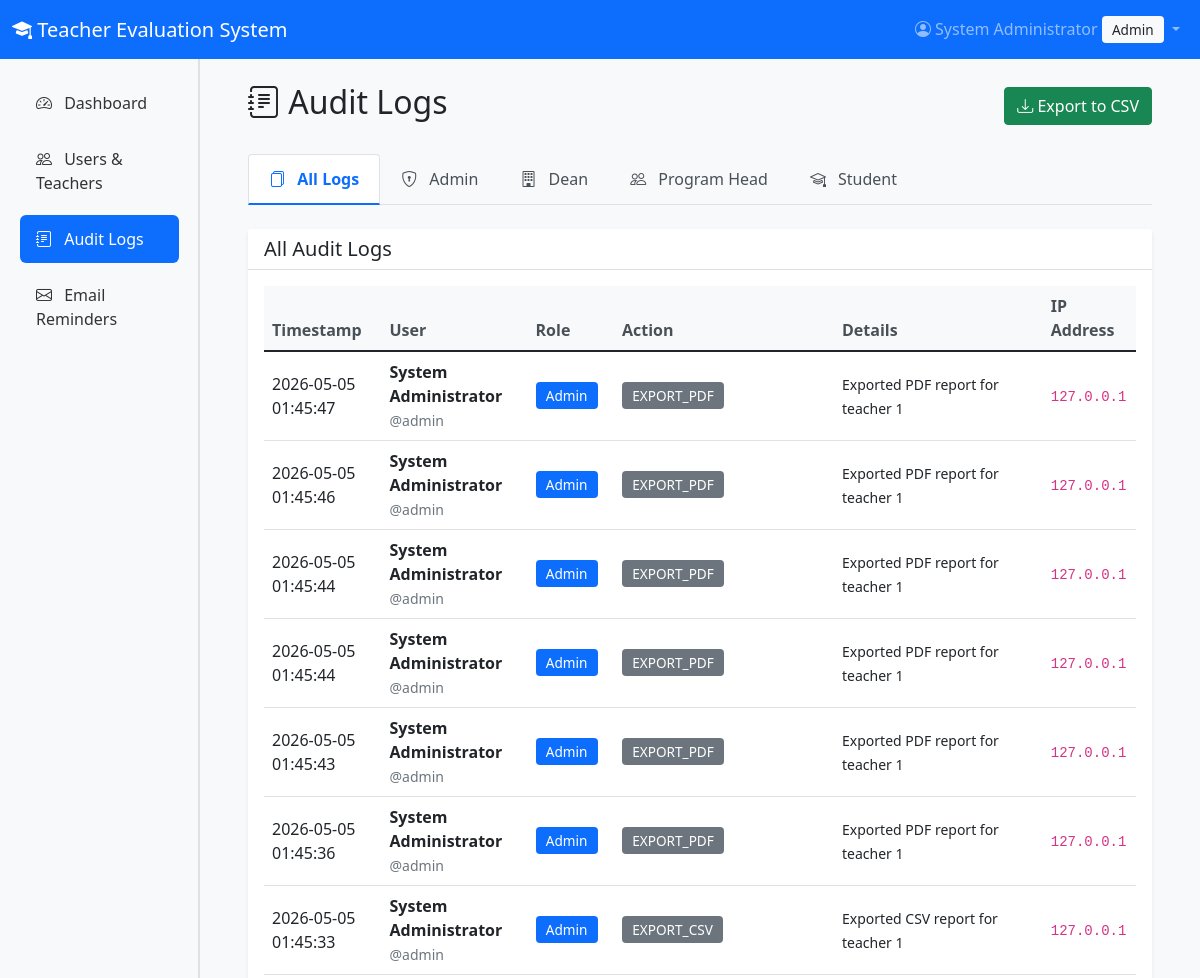
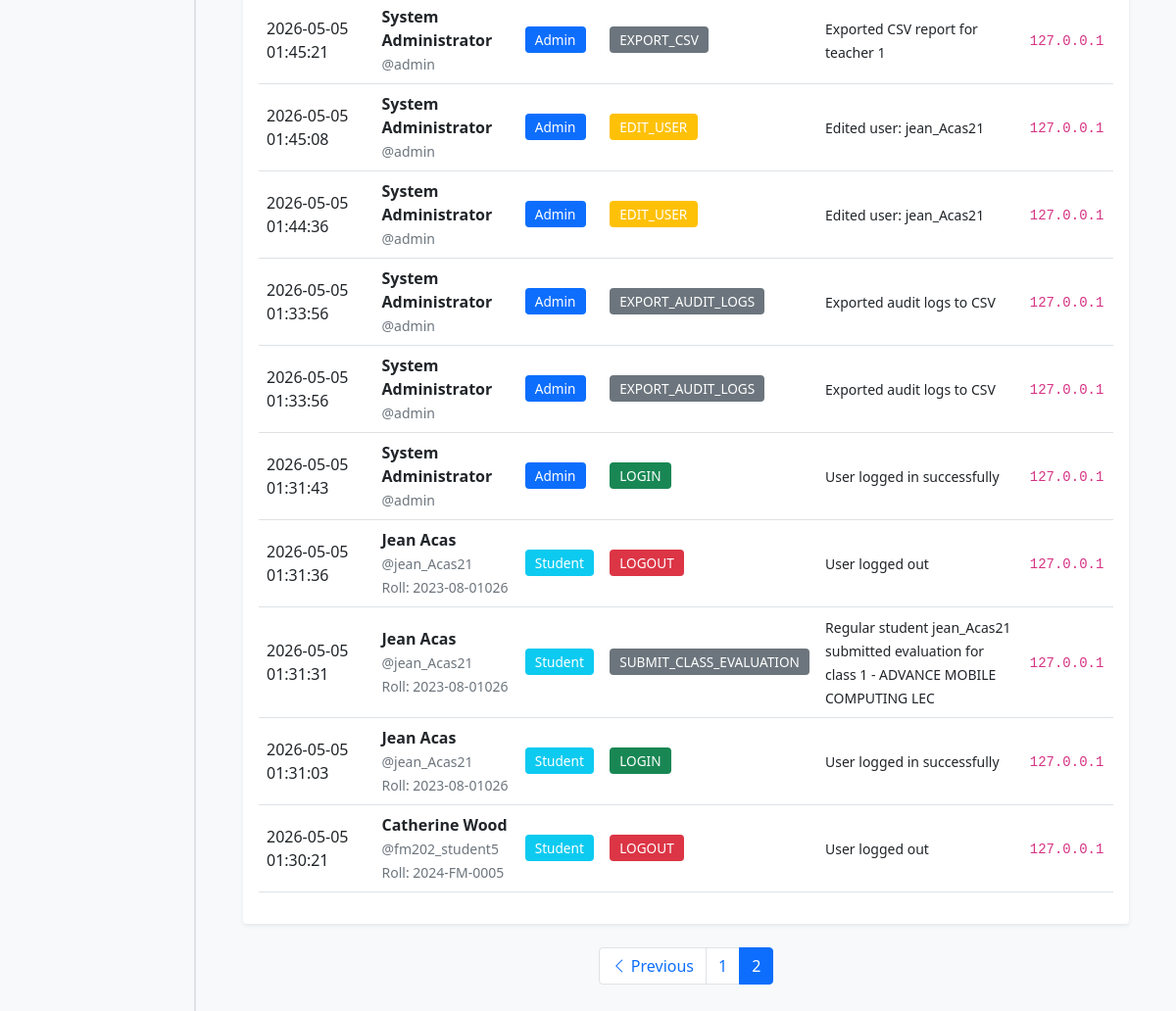
/admin/audit-logs?page=2 (signed in), run on the app's committed database (2 pictures, top to bottom).
### models.py (models this page shows, shortened)
class User(UserMixin, db.Model):
    __tablename__ = 'users'
    id = db.Column(db.Integer, primary_key=True)
    username = db.Column(db.String(80), unique=True, nullable=False)
    email = db.Column(db.String(120), unique=True, nullable=False)
    password_hash = db.Column(db.String(200), nullable=False)
    role = db.Column(db.String(50), nullable=False)  # student, program_head, dean, admin
    full_name = db.Column(db.String(100), nullable=False)
    department = db.Column(db.String(100))
    is_active = db.Column(db.Boolean, default=True)
    created_at = db.Column(db.DateTime, default=datetime.utcnow)
    roll_number = db.Column(db.String(20), unique=True)
    program = db.Column(db.String(100))
    semester = db.Column(db.Integer)
    is_irregular = db.Column(db.Boolean, default=False)  # ADDED: Regular/Irregular student
    evaluations_given = db.relationship('Evaluation', foreign_keys='Evaluation.evaluator_id',
                                      backref='evaluator', lazy=True)
    audit_logs = db.relationship('AuditLog', backref='user', lazy=True)
    enrollments = db.relationship('Enrollment', backref='student', lazy=True)
    class_evaluations = db.relationship('ClassEvaluation', backref='evaluator', lazy=True)

class AuditLog(db.Model):
    __tablename__ = 'audit_logs'
    id = db.Column(db.Integer, primary_key=True)
    user_id = db.Column(db.Integer, db.ForeignKey('users.id'), nullable=False)
    action = db.Column(db.String(200), nullable=False)
    details = db.Column(db.Text)
    ip_address = db.Column(db.String(50))
    timestamp = db.Column(db.DateTime, default=datetime.utcnow)

### app.py (the view)
@app.route('/admin/audit-logs')
@login_required
@role_required('admin')
def audit_logs():
    page = request.args.get('page', 1, type=int)
    per_page = 50
    logs = AuditLog.query.order_by(
        AuditLog.timestamp.desc()
    ).paginate(page=page, per_page=per_page, error_out=False)
    return render_template('admin/audit_logs.html', logs=logs)

### app.py (called while the page is built)
def role_required(*roles):
    def decorator(f):
        @wraps(f)
        def decorated_function(*args, **kwargs):
            if not current_user.is_authenticated:
                return redirect(url_for('login'))
            if current_user.role not in roles:
                flash('You do not have permission to access this page.', 'danger')
                return redirect(url_for('index'))
            return f(*args, **kwargs)
        return decorated_function
    return decorator

@login_manager.user_loader
def load_user(user_id):
    return User.query.get(int(user_id))

### templates/admin/audit_logs.html (shortened to what this page needs)
{% extends "base.html" %}
{% block content %}
<div class="container-fluid py-4">
    <div class="d-flex justify-content-between align-items-center mb-4">
        <h2><i class="bi bi-journal-text"></i> Audit Logs</h2>
        <a href="{{ url_for('export_audit_logs') }}" class="btn btn-success">
            <i class="bi bi-download"></i> Export to CSV
        </a>
    </div>
    <ul class="nav nav-tabs mb-4" id="auditTabs" role="tablist">
        <li class="nav-item" role="presentation">
            <button class="nav-link active" id="all-tab" data-bs-toggle="tab" data-bs-target="#all"
                    type="button" role="tab" aria-controls="all" aria-selected="true">
                <i class="bi bi-files"></i> All Logs
            </button>
        </li>
        <li class="nav-item" role="presentation">
            <button class="nav-link" id="admin-tab" data-bs-toggle="tab" data-bs-target="#admin"
                    type="button" role="tab" aria-controls="admin" aria-selected="false">
                <i class="bi bi-shield-lock"></i> Admin
            </button>
        </li>
        <li class="nav-item" role="presentation">
            <button class="nav-link" id="dean-tab" data-bs-toggle="tab" data-bs-target="#dean"
                    type="button" role="tab" aria-controls="dean" aria-selected="false">
                <i class="bi bi-building"></i> Dean
            </button>
        </li>
        <li class="nav-item" role="presentation">
            <button class="nav-link" id="program-head-tab" data-bs-toggle="tab" data-bs-target="#program-head"
                    type="button" role="tab" aria-controls="program-head" aria-selected="false">
                <i class="bi bi-people"></i> Program Head
            </button>
        </li>
        <li class="nav-item" role="presentation">
            <button class="nav-link" id="student-tab" data-bs-toggle="tab" data-bs-target="#student"
                    type="button" role="tab" aria-controls="student" aria-selected="false">
                <i class="bi bi-mortarboard"></i> Student
            </button>
        </li>
    </ul>
    <div class="tab-content" id="auditTabsContent">
        <div class="tab-pane fade show active" id="all" role="tabpanel" aria-labelledby="all-tab">
            <div class="card shadow-sm">
                <div class="card-header bg-white">
                    <h5 class="mb-0">All Audit Logs</h5>
                </div>
                <div class="card-body">
                    <div class="table-responsive">
                        <table class="table table-hover align-middle">
                            <thead class="table-light">
                                <tr>
                                    <th>Timestamp</th>
                                    <th>User</th>
                                    <th>Role</th>
                                    <th>Action</th>
                                    <th>Details</th>
                                    <th>IP Address</th>
                                </tr>
                            </thead>
                            <tbody>
                                {% for log in logs.items %}
                                <tr>
                                    <td>{{ log.timestamp.strftime('%Y-%m-%d %H:%M:%S') }}</td>
                                    <td>
                                        <strong>{{ log.user.full_name if log.user else 'Unknown' }}</strong>
                                        <br>
                                        <small class="text-muted">@{{ log.user.username if log.user else 'N/A' }}</small>
                                        {% if log.user and log.user.roll_number %}
                                            <br>
                                            <small class="text-muted">Roll: {{ log.user.roll_number }}</small>
                                        {% endif %}
                                    </td>
                                    <td>
                                        {% if log.user %}
                                            <span class="badge bg-{{ 'primary' if log.user.role == 'admin'
                                                                  else 'info' if log.user.role == 'student'
                                                                  else 'success' if log.user.role == 'program_head'
                                                                  else 'warning' }}">
                                                {{ log.user.role|replace('_', ' ')|title }}
                                            </span>
                                        {% else %}
                                            <span class="badge bg-secondary">Unknown</span>
                                        {% endif %}
                                    </td>
                                    <td>
                                        <span class="badge bg-{{ 'success' if 'LOGIN' in log.action
                                                              else 'danger' if 'LOGOUT' in log.action
                                                              else 'info' if 'ADD' in log.action or 'CREATE' in log.action
                                                              else 'warning' if 'EDIT' in log.action or 'UPDATE' in log.action
                                                              else 'secondary' }}">
                                            {{ log.action }}
                                        </span>
                                    </td>
                                    <td>
                                        <small>{{ log.details }}</small>
                                    </td>
                                    <td><code>{{ log.ip_address or 'N/A' }}</code></td>
                                </tr>
                                {% endfor %}
                            </tbody>
                        </table>
                    </div>
                </div>
            </div>
        </div>
                    {% set admin_logs = logs.items|selectattr('user.role', 'equalto', 'admin')|list %}
                    {% set dean_logs = logs.items|selectattr('user.role', 'equalto', 'dean')|list %}
                    {% set program_head_logs = logs.items|selectattr('user.role', 'equalto', 'program_head')|list %}
                    {% set student_logs = logs.items|selectattr('user.role', 'equalto', 'student')|list %}
    </div>
    {% if logs.pages > 1 %}
    <nav aria-label="Page navigation" class="mt-4">
        <ul class="pagination justify-content-center">
            {% if logs.has_prev %}
                <li class="page-item">
                    <a class="page-link" href="{{ url_for('audit_logs', page=logs.prev_num) }}">
                        <i class="bi bi-chevron-left"></i> Previous
                    </a>
                </li>
            {% endif %}
            {% for page_num in logs.iter_pages(left_edge=2, left_current=2, right_current=2, right_edge=2) %}
                {% if page_num %}
                    <li class="page-item {% if page_num == logs.page %}active{% endif %}">
                        <a class="page-link" href="{{ url_for('audit_logs', page=page_num) }}">
                            {{ page_num }}
                        </a>
                    </li>
                {% else %}
                    <li class="page-item disabled"><span class="page-link">...</span></li>
                {% endif %}
            {% endfor %}
        </ul>
    </nav>
    {% endif %}
</div>
{% endblock %}

### templates/base.html (shortened to what this page needs)
<!DOCTYPE html>
<html lang="en">
<head>
    <link href="https://cdn.jsdelivr.net/npm/bootstrap@5.1.3/dist/css/bootstrap.min.css" rel="stylesheet">
    <link rel="stylesheet" href="https://cdn.jsdelivr.net/npm/bootstrap-icons@1.8.1/font/bootstrap-icons.css">
    <link rel="stylesheet" href="{{ url_for('static', filename='style.css') }}">
</head>
<body>
    <nav class="navbar navbar-expand-lg navbar-dark bg-primary">
        <div class="container-fluid">
            <a class="navbar-brand" href="{{ url_for('index') }}">
                <i class="bi bi-mortarboard-fill"></i> Teacher Evaluation System
            </a>
            <div class="collapse navbar-collapse" id="navbarNav">
                <ul class="navbar-nav ms-auto">
                    {% if current_user.is_authenticated %}
                        <li class="nav-item dropdown">
                            <a class="nav-link dropdown-toggle" href="#" id="userDropdown" role="button"
                               data-bs-toggle="dropdown" aria-expanded="false">
                                <i class="bi bi-person-circle"></i> {{ current_user.full_name }}
                                <span class="badge bg-light text-dark">{{ current_user.role|replace('_', ' ')|title }}</span>
                            </a>
                        </li>
                    {% endif %}
                </ul>
            </div>
        </div>
    </nav>
    <div class="container-fluid">
        <div class="row">
            {% if current_user.is_authenticated and current_user.role != 'student' %}
            <nav class="col-md-2 d-md-block bg-light sidebar">
                <div class="position-sticky pt-3">
                    <ul class="nav flex-column">
                        {% if current_user.role == 'admin' %}
                        <li class="nav-item">
                            <a class="nav-link {% if request.endpoint == 'admin_dashboard' %}active{% endif %}"
                               href="{{ url_for('admin_dashboard') }}">
                                <i class="bi bi-speedometer2"></i> Dashboard
                            </a>
                        </li>
                        <li class="nav-item">
                            <a class="nav-link {% if request.endpoint == 'admin_users' %}active{% endif %}"
                               href="{{ url_for('admin_users') }}">
                                <i class="bi bi-people"></i> Users & Teachers
                            </a>
                        </li>
                        <li class="nav-item">
                            <a class="nav-link {% if request.endpoint == 'audit_logs' %}active{% endif %}"
                               href="{{ url_for('audit_logs') }}">
                                <i class="bi bi-journal-text"></i> Audit Logs
                            </a>
                        </li>
                        <li class="nav-item">
                            <a class="nav-link {% if request.endpoint == 'email_reminders' %}active{% endif %}"
                               href="{{ url_for('email_reminders') }}">
                                <i class="bi bi-envelope"></i> Email Reminders
                            </a>
                        </li>
                        {% endif %}
                    </ul>
                </div>
            </nav>
            <main class="col-md-10 ms-sm-auto px-md-4">
            {% else %}
            <main class="col-12">
            {% endif %}
                {% block content %}{% endblock %}
            </main>
        </div>
    </div>
</body>
</html>

### static/style.css (style rules this page uses)
body { font-family: 'Segoe UI', Tahoma, Geneva, Verdana, sans-serif; background-color: #f8f9fa; }
.sidebar { min-height: calc(100vh - 56px); background-color: #f8f9fa; border-right: 1px solid #dee2e6; box-shadow: inset -1px 0 0 rgba(0, 0, 0, .1); }
.sidebar .nav-link { color: #333; padding: 0.75rem 1rem; font-weight: 500; border-radius: 0.375rem; margin: 0.25rem 0.5rem; transition: all 0.2s; }
.sidebar .nav-link.active { background-color: #0d6efd; color: white; }
.sidebar .nav-link i { margin-right: 0.5rem; width: 1.25rem; text-align: center; }
.table th { font-weight: 600; color: #495057; border-top: none; }
.badge { padding: 0.5em 0.75em; font-weight: 500; }

### templates/admin/audit_logs.html (style rules this page uses)
.nav-tabs .nav-link { color: #495057; font-weight: 500; padding: 0.75rem 1.25rem; }
.nav-tabs .nav-link.active { color: #0d6efd; font-weight: 600; border-bottom: 2px solid #0d6efd; }
.nav-tabs .nav-link i { margin-right: 0.5rem; }
.card { border: none; box-shadow: 0 0.125rem 0.25rem rgba(0, 0, 0, 0.075); }
.table th { font-weight: 600; color: #495057; border-top: none; background-color: #f8f9fa; }
.badge { font-size: 0.85rem; padding: 0.5em 0.75em; }

### data on the page
User: full_name "System Administrator", role "Admin"
AuditLog: timestamp "2026-05-05 01:45:47", user "System Administrator", user "admin", user.role "Admin", action "EXPORT_PDF", details "Exported PDF report for teacher 1", ip_address "127.0.0.1"
AuditLog: timestamp "2026-05-05 01:45:46", user "System Administrator", user "admin", user.role "Admin", action "EXPORT_PDF", details "Exported PDF report for teacher 1", ip_address "127.0.0.1"
AuditLog: timestamp "2026-05-05 01:45:44", user "System Administrator", user "admin", user.role "Admin", action "EXPORT_PDF", details "Exported PDF report for teacher 1", ip_address "127.0.0.1"
AuditLog: timestamp "2026-05-05 01:45:44", user "System Administrator", user "admin", user.role "Admin", action "EXPORT_PDF", details "Exported PDF report for teacher 1", ip_address "127.0.0.1"
AuditLog: timestamp "2026-05-05 01:45:43", user "System Administrator", user "admin", user.role "Admin", action "EXPORT_PDF", details "Exported PDF report for teacher 1", ip_address "127.0.0.1"
AuditLog: timestamp "2026-05-05 01:45:36", user "System Administrator", user "admin", user.role "Admin", action "EXPORT_PDF", details "Exported PDF report for teacher 1", ip_address "127.0.0.1"
AuditLog: timestamp "2026-05-05 01:45:33", user "System Administrator", user "admin", user.role "Admin", action "EXPORT_CSV", details "Exported CSV report for teacher 1", ip_address "127.0.0.1"
AuditLog: timestamp "2026-05-05 01:45:21", user "System Administrator", user "admin", user.role "Admin", action "EXPORT_CSV", details "Exported CSV report for teacher 1", ip_address "127.0.0.1"
AuditLog: timestamp "2026-05-05 01:45:08", user "System Administrator", user "admin", user.role "Admin", action "EDIT_USER", details "Edited user: jean_Acas21", ip_address "127.0.0.1"
AuditLog: timestamp "2026-05-05 01:44:36", user "System Administrator", user "admin", user.role "Admin", action "EDIT_USER", details "Edited user: jean_Acas21", ip_address "127.0.0.1"
AuditLog: timestamp "2026-05-05 01:33:56", user "System Administrator", user "admin", user.role "Admin", action "EXPORT_AUDIT_LOGS", details "Exported audit logs to CSV", ip_address "127.0.0.1"
AuditLog: timestamp "2026-05-05 01:33:56", user "System Administrator", user "admin", user.role "Admin", action "EXPORT_AUDIT_LOGS", details "Exported audit logs to CSV", ip_address "127.0.0.1"
AuditLog: timestamp "2026-05-05 01:31:43", user "System Administrator", user "admin", user.role "Admin", action "LOGIN", details "User logged in successfully", ip_address "127.0.0.1"
AuditLog: timestamp "2026-05-05 01:31:36", user "Jean Acas", user "jean_Acas21", user.roll_number "2023-08-01026", user.role "Student", action "LOGOUT", details "User logged out", ip_address "127.0.0.1"
AuditLog: timestamp "2026-05-05 01:31:31", user "Jean Acas", user "jean_Acas21", user.roll_number "2023-08-01026", user.role "Student", action "SUBMIT_CLASS_EVALUATION", details "Regular student jean_Acas21 submitted evaluation for class 1 - ADVANCE MOBILE COMPUTING LEC", ip_address "127.0.0.1"
AuditLog: timestamp "2026-05-05 01:31:03", user "Jean Acas", user "jean_Acas21", user.roll_number "2023-08-01026", user.role "Student", action "LOGIN", details "User logged in successfully", ip_address "127.0.0.1"
AuditLog: timestamp "2026-05-05 01:30:21", user "Catherine Wood", user "fm202_student5", user.roll_number "2024-FM-0005", user.role "Student", action "LOGOUT", details "User logged out", ip_address "127.0.0.1"

### other printed values
{{ page_num }} "1" "2"
